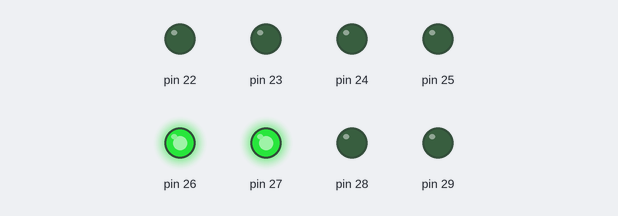
Bench run of a sketch on a simulated Arduino Mega 2560, built with avr-gcc and run on an emulated ATmega2560. On the bench: output pins drawn as LEDs (lit = HIGH).

Above: at 0.1 s.
At 0.54 s:
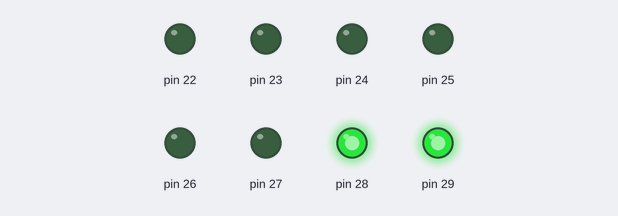
At 1.2 s:
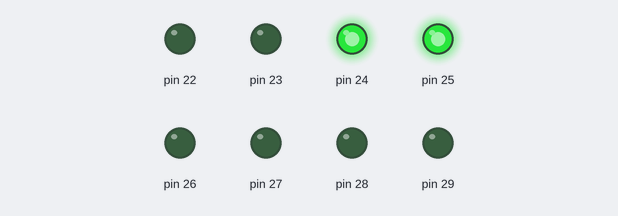
At 2.53 s:
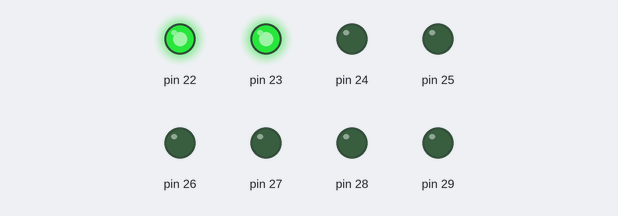
Timing chart, 0 to 3.0 s (numbered marks = the images above):
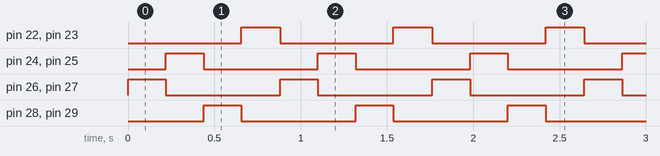

The sketch:

sketch.ino
```cpp
void setup() {
  // put your setup code here, to run once:
  volatile char *ddr_a=(char*)0x21;
  *ddr_a=0xff;

}

void loop() {
  // put your main code here, to run repeatedly:
  volatile char *port_a=(char*)0x22;

 volatile long  x;
 while(1)
 { *port_a=0b00110000;
  for(x=0;x<100000;x++);
  *port_a=0b00001100;
  for(x=0;x<100000;x++);
  *port_a=0b11000000;
  for(x=0;x<100000;x++);
  *port_a=0b00000011;
  for(x=0;x<100000;x++);


 }

}
```

Measured:
- by itself, pin 22, pin 23: alternates HIGH for 0.23 s and LOW for 0.66 s
- by itself, pin 24–29: alternates HIGH for 0.22 s and LOW for 0.66 s
- by itself, everything shown: repeats every 0.88 s, in 4 steps
